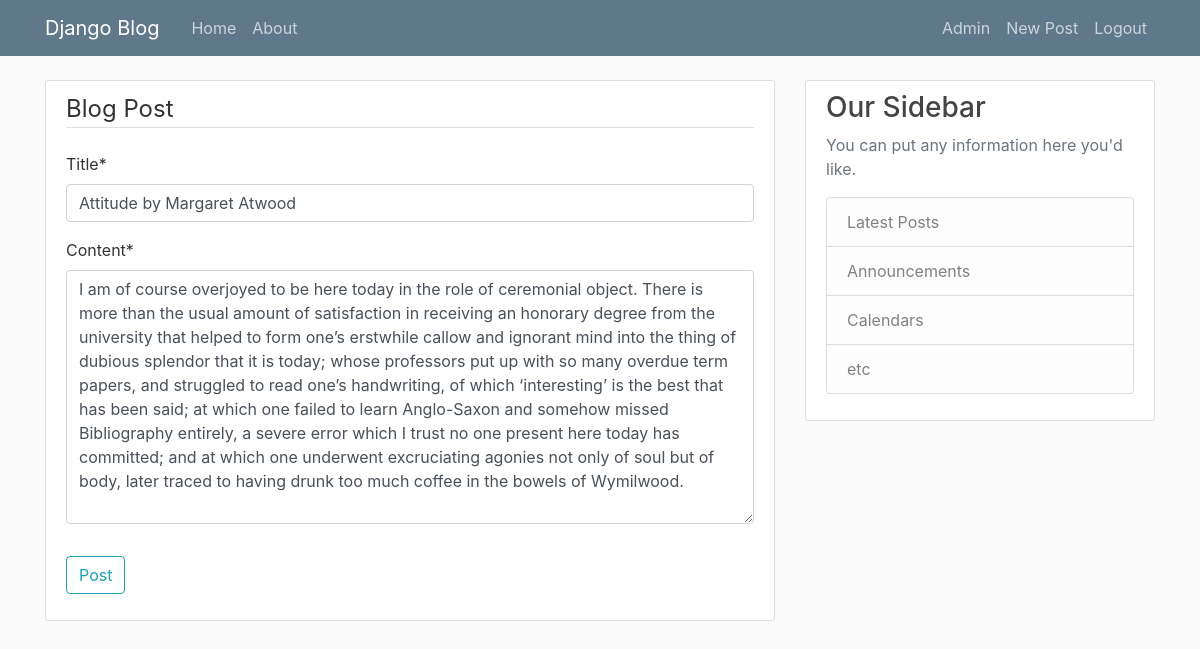
Screenshot of /post/35/update/ (signed in) with the database file from the repository.
### blog/models.py (models this page shows, shortened)
class Post(models.Model):
    author = models.ForeignKey(User, on_delete=models.CASCADE)  # one to many relationship
    title = models.CharField(max_length=100)
    content = models.TextField()
    date_posted = models.DateTimeField(default=timezone.now)

### blog/views.py (the view, shortened to what this page needs)
# urls.py: path('post/<int:pk>/update/', PostUpdateView.as_view(), name='post-update'),
class PostUpdateView(LoginRequiredMixin, UserPassesTestMixin, UpdateView):
    model = Post
    fields = ['title', 'content']
    def test_func(self):
        post = self.get_object()
        return True if self.request.user == post.author else False

### blog/templates/blog/post_form.html (shortened to what this page needs)
{% extends 'blog/base.html' %}
{% load crispy_forms_filters %}
{% load crispy_forms_tags %}
{% block content %}
    <div class="content-section">
        <form method="POST">
            <fieldset class="form-group">
                <legend class="border-bottom mb-4">Blog Post</legend>
                {{ form|crispy }}
            </fieldset>
            <div class="form-group">
                <button class="btn btn-outline-info" type="submit">Post</button>
            </div>
        </form>
    </div>
{% endblock %}

### blog/templates/blog/base.html (shortened to what this page needs)
{% load static %}
<!DOCTYPE html>
<html lang="en">
<head>
    <link rel="stylesheet" href="https://maxcdn.bootstrapcdn.com/bootstrap/4.0.0/css/bootstrap.min.css"
>
    <link rel="stylesheet" type="text/css" href="{% static 'blog/main.css' %}">
</head>
<body>
<header class="site-header">
    <nav class="navbar navbar-expand-md navbar-dark bg-steel fixed-top">
        <div class="container">
            <a class="navbar-brand mr-4" href="{% url 'home-blog' %}">Django Blog</a>
            <div class="collapse navbar-collapse" id="navbarToggle">
                <div class="navbar-nav mr-auto">
                    <a class="nav-item nav-link" href="{% url 'home-blog' %}">Home</a>
                    <a class="nav-item nav-link" href="{% url 'about-blog' %}">About</a>
                </div>
                <div class="navbar-nav">
                    {% if request.user.is_authenticated %}
                        <a class="nav-item nav-link" href="{% url 'profile' %}">{{ user.username.title }}</a>
                        <a class="nav-item nav-link" href="{% url 'post-create' %}">New Post</a>
                        <a class="nav-item nav-link" href="{% url 'logout' %}">Logout</a>
                    {% else %}
                        <a class="nav-item nav-link" href="{% url 'login' %}">Login</a>
                        <a class="nav-item nav-link" href="{% url 'register' %}">Register</a>
                    {% endif %}
                </div>
            </div>
        </div>
    </nav>
</header>
<main role="main" class="container">
    <div class="row">
        <div class="col-md-8">
            {% block content %}{% endblock %}
        </div>
        <div class="col-md-4">
            <div class="content-section">
                <h3>Our Sidebar</h3>
                <p class='text-muted'>You can put any information here you'd like.
                <ul class="list-group">
                    <li class="list-group-item list-group-item-light">Latest Posts</li>
                    <li class="list-group-item list-group-item-light">Announcements</li>
                    <li class="list-group-item list-group-item-light">Calendars</li>
                    <li class="list-group-item list-group-item-light">etc</li>
                </ul>
                </p>
            </div>
        </div>
    </div>
</main>
</body>
</html>

### blog/static/blog/main.css (style rules this page uses)
body { background: #fafafa; color: #333333; margin-top: 5rem; }
h1, h2, h3, h4, h5, h6 { color: #444444; }
ul { margin: 0; }
.bg-steel { background-color: #5f788a; }
.site-header .navbar-nav .nav-link { color: #cbd5db; }
.content-section { background: #ffffff; padding: 10px 20px; border: 1px solid #dddddd; border-radius: 3px; margin-bottom: 20px; }

### rows the page displays
Post: title "Attitude by Margaret Atwood", content "I am of course overjoyed to be here today in the role of ceremonial object. There is more than the usual amount of satisfaction in receiving an honorary degree from the university that helped to form one’s erstwhile callow and ignorant mind into the thing of dubious splendor that it is today; whose professors put up with so many overdue term papers, and struggled to read one’s handwriting, of which ‘interesting’ is the best that has been said; at which one failed to learn Anglo-Saxon and somehow missed Bibliography entirely, a severe error which I trust no one present here today has committed; and at which one underwent excruciating agonies not only of soul but of body, later traced to…"

### other values shown
{{ user.username.title }} "Admin"
